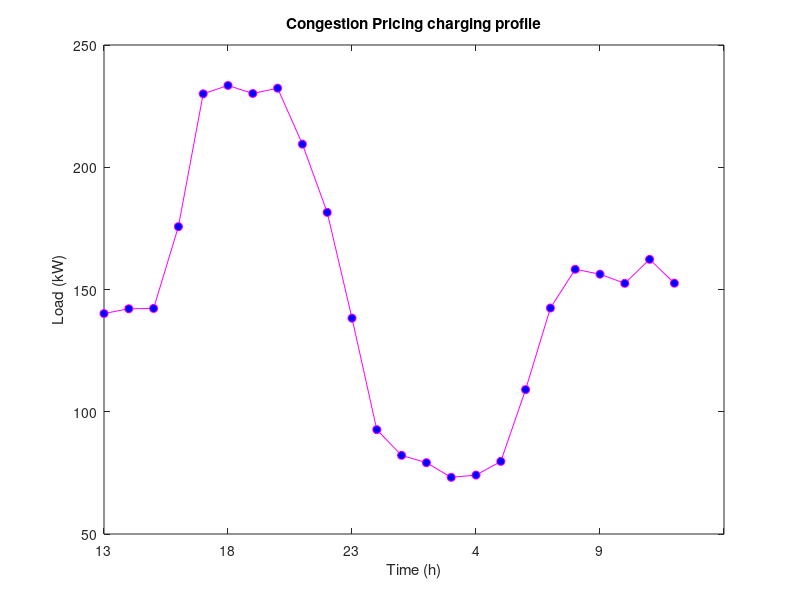

Recreate this plot in MATLAB. (Note: this script raises an error after producing the figure.)
Smin = 0.1;
Smax = 1;
capBat = 60; % in kWh (Tesla Model Y)
Emax = 10; % in kW
cap = 240; % Grid (Transformer) capacity

offPeak = 0.37067; % Prices per kWh
onPeak = 0.48695;

EVnumber = 10;
EVs = zeros(EVnumber,5);
for i = 1:EVnumber
    %TODO: Stochastic battery capacity? 
    EVs(i,1) = unifrnd(40,80); % Battery capacity of the car
    EVs(i,2) = unifrnd(Smin,Smax-0.1); % 1st column: initial SoC
    EVs(i,3) = unifrnd(max(EVs(i,2),0.6),Smax); % 2nd column: Sobj
    EVs(i,4) = EVs(i,1)*(EVs(i,3)-EVs(i,2)); % 3rd column: energy to get to Sobj
    EVs(i,5) = max(offPeak,normrnd(.44,0.1)); % price for which EV will defer charging
    EVs(i,6) = round(normrnd(17,3)); % arrival time (16th index equals 17h)
    EVs(i,7) = min(round(normrnd(8,2)),max(EVs(:,6))); % departure time
end

beginPlot = min(EVs(:,6));
t1 = [0 1 2 3 4 5 6 7 8 9 10 11 12 13 14 15 16 17 18 19 20 21 22 23];
baseload = [92.684 82.153 79.172 73.166 74.093 79.684 109.067 142.416 158.256 156.271 152.508 162.324 152.579 139.126 136.246 142.246 155.712 230.033 216.728 204.236 222.338 186.18 161.535 130.007];
price = zeros(1,24);
w = 0.4; % weighting factor for congestion pricing 

totalIteration = cap+1;
while max(totalIteration) > cap
    demandIteration = zeros(EVnumber,size(t1,2));
    congestionPrice = arrayfun(@(x)w*max(x-cap,0)/cap,totalIteration);
    price = price + congestionPrice;

    for i=1:EVnumber
        energy = EVs(i,4);
        tarr = EVs(i,6);
        tdep = EVs(i,7);
        priceCurrIter = circshift(price,-tarr);
        demandIterCurr = zeros(1,24);
        t = 1;

        while t ~= (tdep + 24 - tarr)
%             if t == 24
%                 t = 0;
%             end
            if priceCurrIter(t) <= EVs(i,5)
                if energy >= Emax
                    demandIterCurr(t) = Emax;
                    energy = energy - Emax;
                else 
                    demandIterCurr(t) = energy;
                    break
                end
            end
            t=t+1;
        end
        demandIteration(i,:) = circshift(demandIterCurr,tarr);
    end
    totalIteration = sum(demandIteration, 1) + baseload;
end


totalFinal = totalIteration;
CongShifted = circshift(totalFinal,-beginPlot);
xLabels = [beginPlot mod(beginPlot+5,24) mod(beginPlot+10,24) mod(beginPlot+15,24) mod(beginPlot+20,24)];

figure(1)
plot(t1,CongShifted,'-om','MarkerFaceColor','b')
xticklabels(xLabels)
% xlim([0 23])
title('Congestion Pricing charging profile')
xlabel('Time (h)')
ylabel('Load (kW)')
ax = gca; 
ax.FontSize = 12;
ylim([0 cap+30]);
hold on 

yline(cap, '-r')
hold off